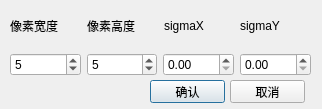
<?xml version="1.0" encoding="UTF-8"?>
<ui version="4.0">
 <class>GaussianBlur</class>
 <widget class="QDialog" name="GaussianBlur">
  <property name="geometry">
   <rect>
    <x>0</x>
    <y>0</y>
    <width>322</width>
    <height>109</height>
   </rect>
  </property>
  <property name="windowTitle">
   <string>Dialog</string>
  </property>
  <widget class="QPushButton" name="pushButton">
   <property name="geometry">
    <rect>
     <x>150</x>
     <y>80</y>
     <width>75</width>
     <height>23</height>
    </rect>
   </property>
   <property name="text">
    <string>确认</string>
   </property>
  </widget>
  <widget class="QPushButton" name="pushButton_2">
   <property name="geometry">
    <rect>
     <x>230</x>
     <y>80</y>
     <width>75</width>
     <height>23</height>
    </rect>
   </property>
   <property name="text">
    <string>取消</string>
   </property>
  </widget>
  <widget class="QWidget" name="">
   <property name="geometry">
    <rect>
     <x>10</x>
     <y>5</y>
     <width>301</width>
     <height>71</height>
    </rect>
   </property>
   <layout class="QVBoxLayout" name="verticalLayout">
    <item>
     <layout class="QHBoxLayout" name="horizontalLayout">
      <item>
       <widget class="QLabel" name="label">
        <property name="text">
         <string>像素宽度</string>
        </property>
       </widget>
      </item>
      <item>
       <widget class="QLabel" name="label_2">
        <property name="text">
         <string>像素高度</string>
        </property>
       </widget>
      </item>
      <item>
       <widget class="QLabel" name="label_3">
        <property name="text">
         <string>sigmaX</string>
        </property>
       </widget>
      </item>
      <item>
       <widget class="QLabel" name="label_4">
        <property name="text">
         <string>sigmaY</string>
        </property>
       </widget>
      </item>
     </layout>
    </item>
    <item>
     <layout class="QHBoxLayout" name="horizontalLayout_2">
      <item>
       <widget class="QSpinBox" name="spinBox">
        <property name="minimum">
         <number>1</number>
        </property>
        <property name="maximum">
         <number>9999</number>
        </property>
        <property name="singleStep">
         <number>2</number>
        </property>
        <property name="value">
         <number>5</number>
        </property>
       </widget>
      </item>
      <item>
       <widget class="QSpinBox" name="spinBox_2">
        <property name="minimum">
         <number>1</number>
        </property>
        <property name="maximum">
         <number>9999</number>
        </property>
        <property name="singleStep">
         <number>2</number>
        </property>
        <property name="value">
         <number>5</number>
        </property>
       </widget>
      </item>
      <item>
       <widget class="QDoubleSpinBox" name="doubleSpinBox">
        <property name="maximum">
         <double>9999.989999999999782</double>
        </property>
       </widget>
      </item>
      <item>
       <widget class="QDoubleSpinBox" name="doubleSpinBox_2">
        <property name="maximum">
         <double>9999.989999999999782</double>
        </property>
       </widget>
      </item>
     </layout>
    </item>
   </layout>
  </widget>
 </widget>
 <resources/>
 <connections/>
</ui>
